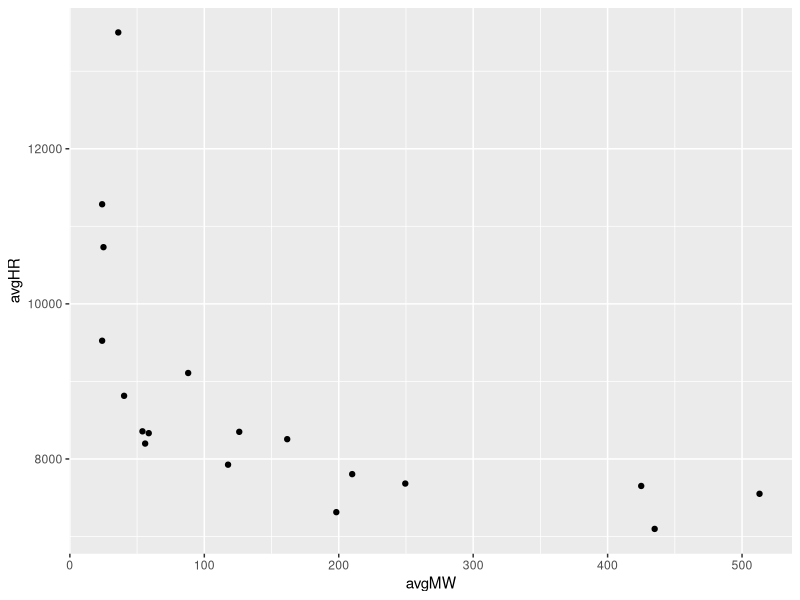
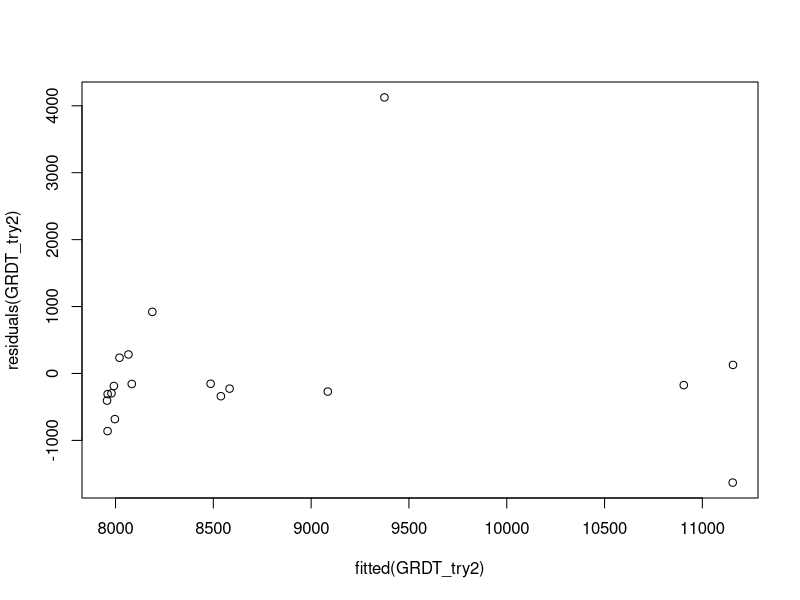
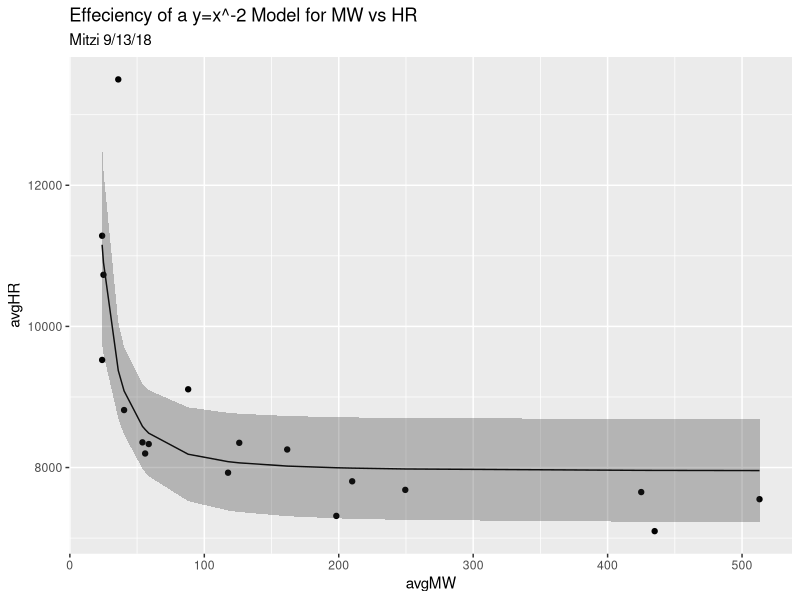

R code for these plots, in order: (Note: this script raises an error after producing the figures.)
library(tidyverse)
library(openxlsx)

RESOURCE_ID <- c("CPP_2_PL", NA, NA, "CIG_6_PL", NA, NA, "CSG_2_PL", NA, NA, "PGG_2_PL", NA, NA, NA, NA, "SUT_2_PL", NA, NA, NA, NA, "PGG_2_PKR", NA, NA, "MCC_6_PKR", "CIG_6_PKR")
CONFIGURATION_ID <- c(NA, "CPP_2_PL_1x1", "CPP_2_PL_2x1", NA, "CIG_6_PL_1x1_M1", "CIG_6_PL_1x1_M2", NA, "CSG_2_PL_1x1_M1", "CSG_2_PL_1x1_M2", NA, "PGG_2_PL_1x1_M1", "PGG_2_PL_1x1_M2", "PGG_2_PL_2x1_M1", "PGG_2_PL_2x1_M2", NA, "SUT_2_PL_1x1_M1", "SUT_2_PL_1x1_M2", "SUT_2_PL_2x1_M1", "SUT_2_PL_2x1_M2", NA, "PGG_2_PKR_1x0_M1", "PGG_2_PKR_1x0_M2", NA, NA)
Min_Capacity <- c(150, 150, 310, 30, 30, 51, 100, 100, 153, 54, 54, 55, 68, 109, 180, 180, 241, 350, 501, 20, 20, 46, 50, 21)
Max_Capacity <- c(540, 260, 540, 63, 50, 63, 170, 152, 170, 130, 54, 64, 108, 130, 525, 240, 258, 500, 525, 48, 45, 48, 70, 41)
Min_On_Time <- c(120, 0, 0, 480, 60, 60, 60, 0, 0, 300, 0, 0, 0, 0, 60, 0, 0, 0, 0, 300, 0, 0, 60, 60)
Min_Off_Time <- c(480, 0, 0, 480, 0, 0, 480, 0, 0, 240, 0, 0, 0, 0, 60, 0, 0, 0, 0, 240, 0, 0, 960, 10)
Max_Starts_perDay <- c(2, NA, NA, 2, NA, NA, 2, NA, NA, 2, NA, NA, NA, NA, 2, NA, NA, NA, NA, 2, NA, NA, 2, 2)
GHG_Rate <- c(0.0531, NA, NA, 0.0531, NA, NA, 0.0531, NA, NA, 0.0531, NA, NA, NA, NA, 0.0531, NA, NA, NA, NA, 0.0531, NA, NA, 0.0531, 0.0531)
Worst_OP_Ramp_Rate <- c(NA, 10, 15, NA, 2, 0.01, NA, 5, 0.01, NA, 0.01, 0.01, 4, 0.01, NA, 6, 0.01, 6, 0.01, NA, 3, 0.01, 2, 2)
HRC_MW_1 <- c(NA, 150, 310, NA, 30, 51, NA, 100, 153, NA, 54, 55, 68, 109, NA, 180, 241, 350, 501, NA, 3, 0.01, 2, 2)
HRC_MW_2 <- c(NA, 158, 350, NA, 41, 54, NA, 152, 162, NA, 54, 57, 108, 114, NA, 240, 258, 500, 525, NA, 45, 48, 70, 32)
HRC_MW_3 <- c(NA, 191, 450, NA, 50, 63, NA, NA, 170, NA, NA, 64, NA, 130, NA, NA, NA, NA, NA, NA, NA, NA, NA, 41)
HRC_MW_4 <- c(NA, 232, 525, NA, NA, NA, NA, NA, NA, NA, NA, NA, NA, NA, NA, NA, NA, NA, NA, NA, NA, NA, NA, NA)
HRC_MW_5 <- c(NA, 260, 540, NA, NA, NA, NA, NA, NA, NA, NA, NA, NA, NA, NA, NA, NA, NA, NA, NA, NA, NA, NA, NA)
HRC_HR_1 <- c(NA, 7729, 7812, NA, 9598, 8222, NA, 8650, 8051, NA, 8356, 8357, 9862, 8354, NA, 7994, 7665, 7812, 7541, NA, 12540, 10028, 14000, 11446)
HRC_HR_2 <- c(NA, 7610, 7235, NA, 8622, 8129, NA, 8050, 8105, NA, 8357, 8256, 8355, 7550, NA, 7615, 7701, 7492, 7561, NA, 10029, 9021, 13000, 10507)
HRC_HR_3 <- c(NA, 7268, 6896, NA, 8223, 8245, NA, NA, 8610, NA, NA, 8385, NA, 7875, NA, NA, NA, NA, NA, NA, NA, NA, NA, 10240)
HRC_HR_4 <- c(NA, 7036, 6779, NA, NA, NA, NA, NA, NA, NA, NA, NA, NA, NA, NA, NA, NA, NA, NA, NA, NA, NA, NA, NA)
HRC_HR_5 <- c(NA, 6928, 6769, NA, NA, NA, NA, NA, NA, NA, NA, NA, NA, NA, NA, NA, NA, NA, NA, NA, NA, NA, NA, NA)
NOx_Emmission_Rate_1 <- c(NA, 0.01, 0.01, NA, 0.067, 0.036, NA, 0.06, 0.069, NA, 0.054, 0.054, 0.037, 0.027, NA, 0, 0, 0, 0, NA, 0.125, 0.056, 0, 0.238)
NOx_Emmission_Rate_2 <- c(NA, 0.01, 0.01, NA, 0.053, 0.053, NA, 0.06, 0.059, NA, 0.054, 0.045, 0.021, 0.021, NA, 0, 0, 0, 0, NA, 0.056, 0.052, 0, 0.177)
NOx_Emmission_Rate_3 <- c(NA, 0.01, 0.01, NA, 0.04, 0.032, NA, NA, 0.053, NA, NA, 0.039, NA, 0.019, NA, NA, NA, NA, NA, NA, NA, NA, NA, 0.116)
NOx_Emmission_Rate_4 <- c(NA, 0.01, 0.01, NA, NA, NA, NA, NA, NA, NA, NA, NA, NA, NA, NA, NA, NA, NA, NA, NA, NA, NA, NA, NA)
NOx_Emmission_Rate_5 <- c(NA, 0.006, 0.006, NA, NA, NA, NA, NA, NA, NA, NA, NA, NA, NA, NA, NA, NA, NA, NA, NA, NA, NA, NA, NA)
Cooling_Time_1 <- c(NA, 0, 0, NA, 0, NA, NA, 0, NA, NA, 0, NA, 0, NA, NA, 0, NA, NA, NA, NA, 0, NA, 0, 0)
Cooling_Time_2 <- c(NA, 480, 480, NA, 480, NA, NA, 240, NA, NA, 480, NA, 480, NA, NA, 192, NA, NA, NA, NA, NA, NA, NA, NA)
Cooling_Time_3 <- c(NA, 9600, 9600, NA, 9600, NA, NA, 1200, NA, NA, 9600, NA, 9600, NA, NA, 1152, NA, NA, NA, NA, NA, NA, NA, NA)
Start_Up_Time_1 <- c(NA, 420, 480, NA, 100, NA, NA, 300, NA, NA, 340, NA, 360, NA, NA, 120, NA, NA, NA, NA, 10, NA, 10, 10)
Start_Up_Time_2 <- c(NA, 540, 600, NA, 120, NA, NA, 330, NA, NA, 340, NA, 360, NA, NA, 170, NA, NA, NA, NA, NA, NA, NA, NA)
Start_Up_Time_3 <- c(NA, 600, 550, NA, 170, NA, NA, 360, NA, NA, 320, NA, 360, NA, NA, 320, NA, NA, NA, NA, NA, NA, NA, NA)
Start_Up_AUX_1 <- c(NA, 27, 20, NA, 8, NA, NA, 56, NA, NA, 22, NA, 25, NA, NA, 3, NA, NA, NA, NA, NA, NA, NA, NA)
Start_Up_AUX_2 <- c(NA, 34, 36, NA, 9, NA, NA, 61, NA, NA, 22, NA, 25, NA, NA, 4, NA, NA, NA, NA, NA, NA, NA, NA)
Start_Up_AUX_3 <- c(NA, 37, 39, NA, 12, NA, NA, 66, NA, NA, 23, NA, 25, NA, NA, 5, NA, NA, NA, NA, NA, NA, NA, NA)
Start_Up_Costs_1 <- c(NA, 32600, 55700, NA, 13500, NA, NA, 19500, NA, NA, 14900, NA, 26700, NA, NA, 8420, NA, NA, NA, NA, 3900, NA, 3900, 3900)
Start_Up_Costs_2 <- c(NA, 34700, 59300, NA, 15809, NA, NA, 20100, NA, NA, 18100, NA, 31900, NA, NA, 8420, NA, NA, NA, NA, NA, NA, NA, NA)
Start_Up_Costs_3 <- c(NA, 41400, 69900, NA, 19300, NA, NA, 32100, NA, NA, 20700, NA, 36900, NA, NA, 3900, NA, NA, NA, NA, NA, NA, NA, NA)
Start_Up_Fuel_1 <- c(NA, 5350, 7790, NA, 275, NA, NA, 1600, NA, NA, 495, NA, 759, NA, NA, 2000, NA, NA, NA, NA, 30, NA, 20, 21)
Start_Up_Fuel_2 <- c(NA, 7300, 9880, NA, 275, NA, NA, 2200, NA, NA, 495, NA, 759, NA, NA, 2800, NA, NA, NA, NA, NA, NA, NA, NA)
Start_Up_Fuel_3 <- c(NA, 8450, 10972, NA, 385, NA, NA, 2200, NA, NA, 495, NA, 759, NA, NA, 5800, NA, NA, NA, NA, NA, NA, NA, NA)

####

From_Config <- c("CPP_2_PL_1x1", "CPP_2_PL_2x1", NA, "CIG_6_PL_1x1_M1", "CIG_6_PL_1x1_M2", NA, "CSG_2_PL_1x1_M1", "CSG_2_PL_1x1_M2", NA, "PGG_2_PL_1x1_M1", "PGG_2_PL_1x1_M2", "PGG_2_PL_1x1_M1", "PGG_2_PL_2x1_M1", "PGG_2_PL_2x1_M1", "PGG_2_PL_2x1_M2", NA, "SUT_2_PL_1x1_M1", "SUT_2_PL_1x1_M2", "SUT_2_PL_1x1_M1", "SUT_2_PL_2x1_M1", "SUT_2_PL_2x1_M1", "SUT_2_PL_2x1_M2", NA, "PGG_2_PKR_1x0_M1", "PGG_2_PKR_1x0_M2")
To_Config <-   c("CPP_2_PL_2x1", "CPP_2_PL_1x1", NA, "CIG_6_PL_1x1_M2", "CIG_6_PL_1x1_M1", NA, "CSG_2_PL_1x1_M2", "CSG_2_PL_1x1_M1", NA, "PGG_2_PL_1x1_M2", "PGG_2_PL_1x1_M1", "PGG_2_PL_2x1_M1", "PGG_2_PL_1x1_M1", "PGG_2_PL_2x1_M2", "PGG_2_PL_2x1_M1", NA, "SUT_2_PL_1x1_M2", "SUT_2_PL_1x1_M1", "SUT_2_PL_2x1_M1", "SUT_2_PL_1x1_M1", "SUT_2_PL_2x1_M2", "SUT_2_PL_2x1_M1", NA, "PGG_2_PKR_1x0_M2", "PGG_2_PKR_1x0_M1")
Transition_Costs <- c(25000, NA, NA, NA, NA, NA, NA, NA, NA, 600, NA, 15480, NA, 600, NA, NA, NA, NA, NA, NA, NA, NA, NA, NA, NA)
Transition_Ramp_Time <- c(60, 60, NA, 10, 10, NA, 10, 10, NA, 10, 10, 60, 60, 10, 10, NA, 10, 10, 30, 20, 10, 10, NA, 10, 10)
Notification_Time <- c(60, 60, NA, 10, 10, NA, 10, 10, NA, 10, 10, 60, 60, 10, 10, NA, 20, 20, 60, 30, 20, 20, NA, 10, 10)
Max_Daily_Transitions <- c(2, 2, NA, 12, 12, NA, 12, 12, NA, 12, 12, 2, 2, 12, 12, NA, NA, NA, NA, NA, NA, NA, NA, 12, 12)

GRDT <- data_frame(RESOURCE_ID, CONFIGURATION_ID, Min_Capacity, Max_Capacity, Min_On_Time, Min_Off_Time, 
                 Max_Starts_perDay, GHG_Rate, Worst_OP_Ramp_Rate, HRC_MW_1, HRC_MW_2, HRC_MW_3, HRC_MW_4,
                 HRC_MW_5, HRC_HR_1, HRC_HR_2, HRC_HR_3, HRC_HR_4, HRC_HR_5, NOx_Emmission_Rate_1, 
                 NOx_Emmission_Rate_2, NOx_Emmission_Rate_3, NOx_Emmission_Rate_4, NOx_Emmission_Rate_5,
                 Cooling_Time_1, Cooling_Time_2, Cooling_Time_3, Start_Up_Time_1, Start_Up_Time_2, Start_Up_Time_3,
                 Start_Up_AUX_1, Start_Up_AUX_2, Start_Up_AUX_3, Start_Up_Costs_1, Start_Up_Costs_2, Start_Up_Costs_3,
                 Start_Up_Fuel_1, Start_Up_Fuel_2, Start_Up_Fuel_3)

remove(RESOURCE_ID, CONFIGURATION_ID, Min_Capacity, Max_Capacity, Min_On_Time, Min_Off_Time, 
       Max_Starts_perDay, GHG_Rate, Worst_OP_Ramp_Rate, HRC_MW_1, HRC_MW_2, HRC_MW_3, HRC_MW_4,
       HRC_MW_5, HRC_HR_1, HRC_HR_2, HRC_HR_3, HRC_HR_4, HRC_HR_5, NOx_Emmission_Rate_1, 
       NOx_Emmission_Rate_2, NOx_Emmission_Rate_3, NOx_Emmission_Rate_4, NOx_Emmission_Rate_5,
       Cooling_Time_1, Cooling_Time_2, Cooling_Time_3, Start_Up_Time_1, Start_Up_Time_2, Start_Up_Time_3,
       Start_Up_AUX_1, Start_Up_AUX_2, Start_Up_AUX_3, Start_Up_Costs_1, Start_Up_Costs_2, Start_Up_Costs_3,
       Start_Up_Fuel_1, Start_Up_Fuel_2, Start_Up_Fuel_3)

GRDT_sum <- data_frame(From_Config, To_Config, Transition_Costs, Transition_Ramp_Time, Notification_Time,
                       Max_Daily_Transitions)

remove(From_Config, To_Config, Transition_Costs, Transition_Ramp_Time, Notification_Time,
       Max_Daily_Transitions)

getwd()
setwd("~/SEM/SEM 9:13:18 Uploads")
write.xlsx(GRDT, file = "GRDT.xls")
write.xlsx(GRDT_sum, file = "GRDT Summary.xls")

# For that thing I did 9/13/18

GRDT_subset <- GRDT %>%
  select(10:19)

GRDT_subset <- GRDT_subset %>%
  mutate(., avgMW = rowMeans((GRDT_subset[1:5]), na.rm = TRUE)) %>%
  mutate(avgHR = rowMeans((GRDT_subset[6:10]), na.rm = TRUE)) %>%
  filter(avgMW != "NaN")

GRDT_try <- lm(GRDT_subset$avgHR ~ GRDT_subset$avgMW)
GRDT_try

GRDT_subset <- GRDT_subset %>%
  mutate(try1 = 9723.944 - 6.172*(avgMW))

ggplot(GRDT_subset, aes(x=avgMW, y=avgHR)) + geom_point()

GRDT_try2 <- lm(GRDT_subset$avgHR ~ I(GRDT_subset$avgMW^-2))
summary(GRDT_try2)
confint(GRDT_try2, level=0.95)
plot(fitted(GRDT_try2), residuals(GRDT_try2))      

GRDT_predict <- cbind(GRDT_subset, predict(GRDT_try2, interval = 'confidence'))

ggplot(GRDT_predict, aes(x=avgMW,y=avgHR)) + geom_point() +
  geom_line(aes(x=avgMW, y=fit)) +
  geom_ribbon(aes(ymin=lwr,ymax=upr), alpha=0.3) +
  labs(title = "Effeciency of a y=x^-2 Model for MW vs HR", subtitle = "Mitzi 9/13/18")

# Granular HRC Functions 9/17/18

GRDT_gran <- GRDT %>%
  select(1:2, 10:19) %>%
  filter(!is.na(HRC_MW_1)) %>%
  mutate(GEN_ID = ifelse(!is.na(CONFIGURATION_ID),
                         CONFIGURATION_ID,
                         RESOURCE_ID)) %>%
  select(-RESOURCE_ID, -CONFIGURATION_ID) %>%
  select(GEN_ID, 1:10)

GRDT_gran_CPP1x1 <- GRDT_gran[1,]
GRDT_gran_CPP1x1 <- GRDT_gran_CPP1x1

MW_CPP1x1 <- c(GRDT_gran_CPP1x1[1,2], GRDT_gran_CPP1x1[1,3], GRDT_gran_CPP1x1[1,4], GRDT_gran_CPP1x1[1,5], GRDT_gran_CPP1x1[1,6])
HR_CPP1x1 <- c(GRDT_gran_CPP1x1[1,7], GRDT_gran_CPP1x1[1,8], GRDT_gran_CPP1x1[1,9], GRDT_gran_CPP1x1[1,10], GRDT_gran_CPP1x1[1,11])
G_CPP1x1 <- data_frame(MW_CPP1x1, HR_CPP1x1) %>%
  rename("MW" = "MW_CPP1x1",
         "HR" = "HR_CPP1x1")
G_CPP1x1$MW <- as.numeric(G_CPP1x1$MW)
G_CPP1x1$HR <- as.numeric(G_CPP1x1$HR)

#to do the rest

GRDT_gran_CPP2x1 <- GRDT_gran[2,]

GRDT_gran_CPP2x1 <- GRDT_gran_CPP2x1 %>%
  rename("MW" = "HRC_MW_1",
         "MW" = "HRC_MW_2",
         "MW" = "HRC_MW_3",
         "MW" = "HRC_MW_4",
         "MW" = "HRC_MW_5",
         "HR" = "HRC_HR_1",
         "HR" = "HRC_HR_2",
         "HR" = "HRC_HR_3",
         "HR" = "HRC_HR_4",
         "HR" = "HRC_HR_5")

GRDT_gran_CIG_M1 <- GRDT_gran[3,]
GRDT_gran_CIG_M2 <- GRDT_gran[4,]
GRDT_gran_CSG_M1 <- GRDT_gran[5,]
GRDT_gran_CSG_M2 <- GRDT_gran[6,]
GRDT_gran_PGG1x1_M1 <- GRDT_gran[7,]
GRDT_gran_PGG1x1_M2 <- GRDT_gran[8,]
GRDT_gran_PGG2x1_M1 <- GRDT_gran[9,]
GRDT_gran_PGG2x1_M2 <- GRDT_gran[10,]
GRDT_gran_SUT1x1_M1 <- GRDT_gran[11,]
GRDT_gran_SUT1x1_M2 <- GRDT_gran[12,]
GRDT_gran_SUT2x1_M1 <- GRDT_gran[13,]
GRDT_gran_SUT2x1_M2 <- GRDT_gran[14,]
GRDT_gran_PGG1x0_M1 <- GRDT_gran[15,]
GRDT_gran_PGG1x0_M2 <- GRDT_gran[16,]
GRDT_gran_MCC_PKR <- GRDT_gran[17,]
GRDT_gran_CIG_PKR <- GRDT_gran[18,]


GRDT_gran_1 <- GRDT_gran %>%
  select(GEN_ID, HRC_MW_1, HRC_HR_1) %>%
  rename("MW" = "HRC_MW_1",
         "HR" = "HRC_HR_1")

GRDT_gran_2 <- GRDT_gran %>%
  select(GEN_ID, HRC_MW_2, HRC_HR_2) %>%
  rename("MW" = "HRC_MW_2",
         "HR" = "HRC_HR_2")

GRDT_gran_3 <- GRDT_gran %>%
  select(GEN_ID, HRC_MW_3, HRC_HR_3) %>%
  rename("MW" = "HRC_MW_3",
         "HR" = "HRC_HR_3")

GRDT_gran_4 <- GRDT_gran %>%
  select(GEN_ID, HRC_MW_4, HRC_HR_4) %>%
  rename("MW" = "HRC_MW_4",
         "HR" = "HRC_HR_4")

GRDT_gran_5 <- GRDT_gran %>%
  select(GEN_ID, HRC_MW_5, HRC_HR_5) %>%
  rename("MW" = "HRC_MW_5",
         "HR" = "HRC_HR_5")

GRDT_gran_x <- rbind(GRDT_gran_1, GRDT_gran_2, GRDT_gran_3, GRDT_gran_4, GRDT_gran_5)
GRDT_gran_x <- GRDT_gran_x %>%
  filter(!is.na(MW))

#plots

hrc <- geom_point(aes(x = MW, y = HR)) 
curve <- geom_smooth(aes(x = MW, y = HR))

ggplot(G_CPP1x1) + hrc + labs(title = "CPP 1x1")

ggplot(GRDT_gran_x, aes(x=MW,y=HR)) + geom_point() + facet_wrap(~GEN_ID)

GRDT_gran_x %>%
  filter(GEN_ID == "CIG_6_PKR") %>%
  ggplot() + hrc + labs(title = "CIG 6 PKR")

GRDT_gran_x %>%
  filter(GEN_ID == "CIG_6_PL_1x1_M1") %>%
  ggplot() + hrc + labs(title = "CIG 6 PL 1x1 M1")

GRDT_gran_x %>%
  filter(GEN_ID == "CIG_6_PL_1x1_M2") %>%
  ggplot() + hrc + labs(title = "CIG 6 PL 1x1 M2")

GRDT_gran_x %>%
  filter(GEN_ID == "CPP_2_PL_1x1") %>%
  ggplot() + hrc + labs(title = "CPP 2 PL 1x1")

GRDT_gran_x %>%
  filter(GEN_ID == "CPP_2_PL_2x1") %>%
  ggplot() + hrc + labs(title = "CPP 2 PL 2x1")

GRDT_gran_x %>%
  filter(GEN_ID == "CSG_2_PL_1x1_M1") %>%
  ggplot() + hrc + labs(title = "CSG 2 PL 1x1 M1")

GRDT_gran_x %>%
  filter(GEN_ID == "CSG_2_PL_1x1_M2") %>%
  ggplot() + hrc + labs(title = "CSG 2 PL 1x1 M2")

GRDT_gran_x %>%
  filter(GEN_ID == "MCC_6_PKR") %>%
  ggplot() + hrc + labs(title = "MCC 6 PKR")

GRDT_gran_x %>%
  filter(GEN_ID == "PGG_2_PKR_1x0_M1") %>%
  ggplot() + hrc + labs(title = "PGG 2 PKR 1x0 M1")

GRDT_gran_x %>%
  filter(GEN_ID == "PGG_2_PKR_1x0_M2") %>%
  ggplot() + hrc + labs(title = "PGG 2 PKR 1x0 M2")

GRDT_gran_x %>%
  filter(GEN_ID == "PGG_2_PL_1x1_M1") %>%
  ggplot() + hrc + labs(title = "PGG 2 PL 1x1 M1")

GRDT_gran_x %>%
  filter(GEN_ID == "PGG_2_PL_1x1_M2") %>%
  ggplot() + hrc + labs(title = "PGG 2 PL 1x1 M2")

GRDT_gran_x %>%
  filter(GEN_ID == "PGG_2_PL_2x1_M1") %>%
  ggplot() + hrc + labs(title = "PGG 2 PL 2x1 M1")

GRDT_gran_x %>%
  filter(GEN_ID == "PGG_2_PL_2x1_M2") %>%
  ggplot() + hrc + labs(title = "PGG 2 PL 2x1 M2")

GRDT_gran_x %>%
  filter(GEN_ID == "SUT_2_PL_1x1_M1") %>%
  ggplot() + hrc + labs(title = "SUT 2 PL 1x1 M1")

GRDT_gran_x %>%
  filter(GEN_ID == "SUT_2_PL_1x1_M2") %>%
  ggplot() + hrc + labs(title = "SUT 2 PL 1x1 M2")

GRDT_gran_x %>%
  filter(GEN_ID == "SUT_2_PL_2x1_M1") %>%
  ggplot() + hrc + labs(title = "SUT 2 PL 2x1 M1")

GRDT_gran_x %>%
  filter(GEN_ID == "SUT_2_PL_2x1_M2") %>%
  ggplot() + hrc + labs(title = "SUT 2 PL 2x1 M2")


GRDT_gran_x %>%
  ggplot() + hrc + labs(title = "All Generators") + curve


